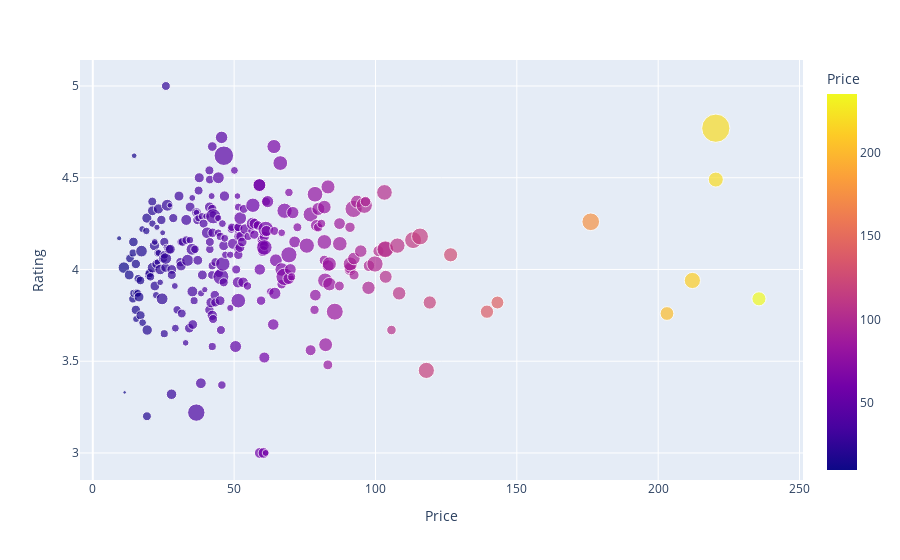

Notebook code for this chart:
### Code cell
fig = px.scatter(data,
                x="Price",
                y="Rating",
                size="Number_Of_Pages",
                color="Price")
fig.show()

### Figure 1 — Plotly figure (JSON) as saved in the notebook; plotly's stock layout.template omitted (floating-point values rounded to 4 significant figures; data arrays with more than 128 entries replaced by an {"elided": "..."} marker saying what was removed)
{"data": [{"hovertemplate": "Price=%{marker.color}<br>Rating=%{y}<br>Number_Of_Pages=%{marker.size}<extra></extra>", "legendgroup": "", "marker": {"color": {"elided": "271 float values"}, "coloraxis": "coloraxis", "size": {"elided": "271 int values"}, "sizemode": "area", "sizeref": 7.92, "symbol": "circle"}, "mode": "markers", "name": "", "orientation": "v", "showlegend": false, "type": "scatter", "x": {"elided": "271 float values"}, "xaxis": "x", "y": {"elided": "271 float values"}, "yaxis": "y"}], "layout": {"coloraxis": {"colorbar": {"title": {"text": "Price"}}, "colorscale": [[0, "#0d0887"], [0.1111, "#46039f"], [0.2222, "#7201a8"], [0.3333, "#9c179e"], [0.4444, "#bd3786"], [0.5556, "#d8576b"], [0.6667, "#ed7953"], [0.7778, "#fb9f3a"], [0.8889, "#fdca26"], [1, "#f0f921"]]}, "legend": {"itemsizing": "constant", "tracegroupgap": 0}, "margin": {"t": 60}, "xaxis": {"anchor": "y", "domain": [0, 1], "title": {"text": "Price"}}, "yaxis": {"anchor": "x", "domain": [0, 1], "title": {"text": "Rating"}}}}
